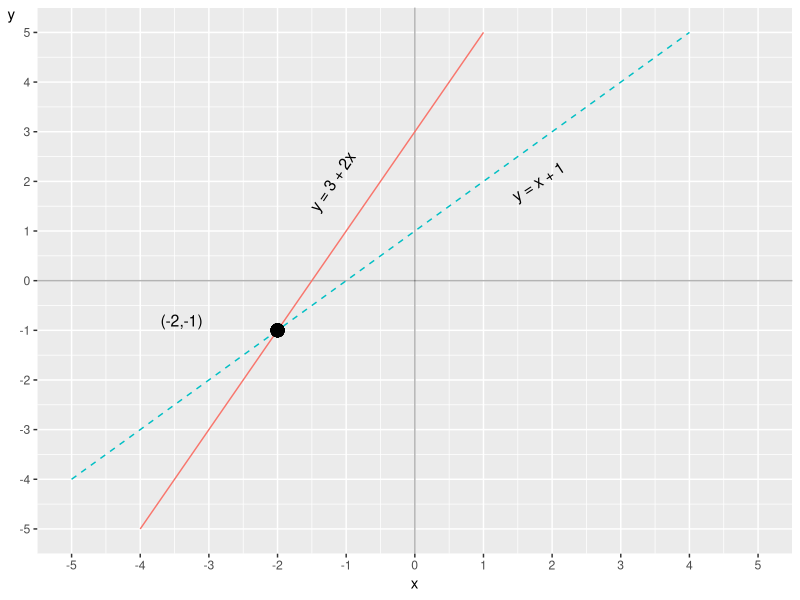
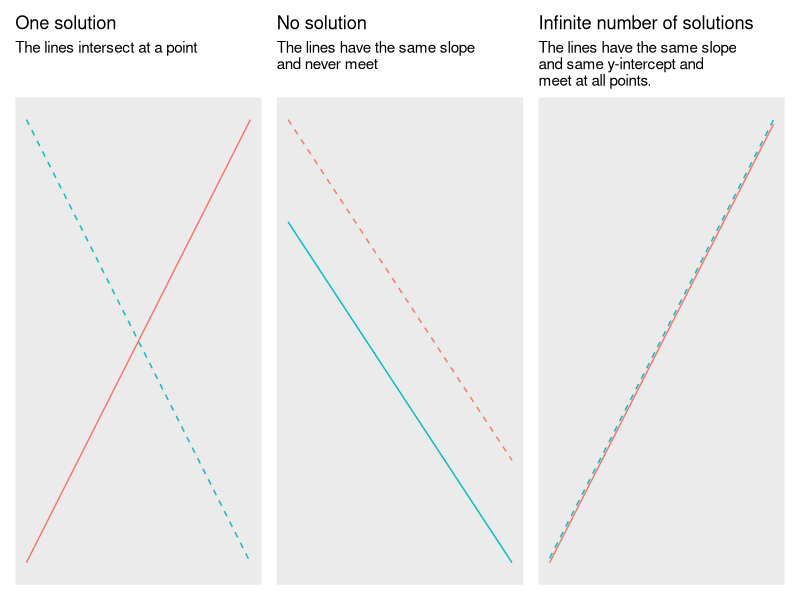

These figures' R source, in order:
## ---- chunk 1
library("tidyverse")
g_2lines <- ggplot(tibble(x=-10:10), aes(x)) +
  geom_vline(xintercept=0, alpha=.3) +
  geom_hline(yintercept=0, alpha=.3) +
  theme(axis.title.y=element_text(angle=0), text=element_text(size=11)) +
  stat_function(fun=function(x) 3+2*x, color="#F8766D") +
  stat_function(fun=function(x) x+1, linetype="dashed", color="#00BFC4") +
  geom_point(aes(-2,-1), color="black", size=4) +
  scale_y_continuous(breaks=-5:5, limits=c(-5,5)) +
  scale_x_continuous(breaks=-5:5, limits=c(-5,5)) +
  annotate('text', x=-1.2, y=2, angle=56, size=4, label="y = 3 + 2x") +
  annotate('text', x=1.8, y=2, angle=33, size=4, label="y = x + 1") +
  annotate('text', x=-3.4, y=-.8, size=4, label="(-2,-1)") +
  labs(x="x", y="y")
g_2lines
## ---- chunk 2
library("patchwork")
g_onesolution <- ggplot() +
  stat_function(fun=function(x) x, color="#F8766D") +
  stat_function(fun=function(x) 1-x, linetype='dashed', color="#00BFC4") +
  scale_y_continuous(breaks=NULL) +
  scale_x_continuous(breaks=NULL) +
  labs(y=NULL, title="One solution", subtitle="The lines intersect at a point") +
  theme(text=element_text(size=11))

g_nosolution <- ggplot() +
  stat_function(fun=function(x) 1-x, linetype='dashed', color="#F8766D") +
  stat_function(fun=function(x) .7-x, color="#00BFC4") +
  scale_y_continuous(breaks=NULL) +
  scale_x_continuous(breaks=NULL) +
  labs(y=NULL, title="No solution",
       subtitle="The lines have the same slope \nand never meet") +
  theme(text=element_text(size=11))

g_infsolutions <- ggplot() +
  stat_function(fun=function(x) x, color="#F8766D") +
  stat_function(fun=function(x) .01+x, linetype='dashed', color="#00BFC4") +
  scale_y_continuous(breaks=NULL) +
  scale_x_continuous(breaks=NULL) +
  labs(y=NULL, title="Infinite number of solutions",
       subtitle="The lines have the same slope \nand same y-intercept and \nmeet at all points.") +
  theme(text=element_text(size=11))

(g_onesolution + g_nosolution + g_infsolutions)
